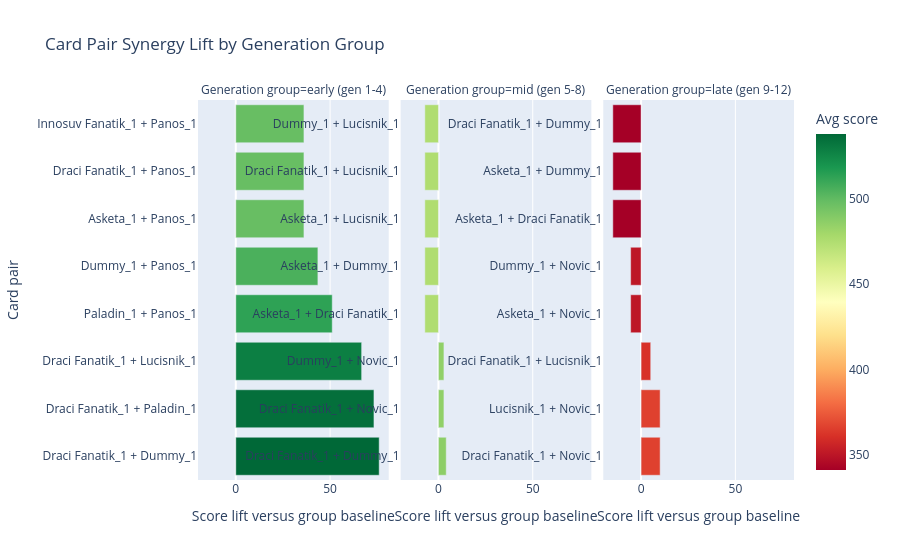

This figure's notebook cell:
### Markdown cell above
## 3. Card Pair Synergy Timeline

This graph answers: which two-card combinations lift deck fitness inside their own generation group?

The metric is `lift`: average fitness of decks containing both cards minus the baseline average fitness of all decks in that same generation group.

How to read it:

- Positive lift means decks with the pair outperform the generation baseline.
- A pair that appears only in late generations may be an advanced synergy that was not discovered early.
- Low appearances make a pair less reliable, even if lift is high.
- This is stronger than simple co-occurrence because it compares against same-generation deck quality.

Limitation: it detects deck-building synergy, not a guaranteed in-game board interaction.

### Code cell
plot_card_pair_synergy_timeline(group_count=3, top_n_per_group=8, min_appearances=2).show()

### Figure 1 — Plotly figure (JSON) as saved in the notebook; plotly's stock layout.template omitted (floating-point values rounded to 4 significant figures)
{"data": [{"customdata": [[74.0, 0.925, 462.0, 538.1], [69.0, 0.8625, 462.0, 535.3], [77.0, 0.9625, 462.0, 528.8], [64.0, 0.8, 462.0, 513.2], [64.0, 0.8, 462.0, 505.6], [66.0, 0.825, 462.0, 498.2], [66.0, 0.825, 462.0, 498.2], [66.0, 0.825, 462.0, 498.2]], "hovertemplate": "Generation group=early (gen 1-4)<br>Score lift versus group baseline=%{x:.2f}<br>Card pair=%{y}<br>appearances=%{customdata[0]}<br>pair_pick_rate=%{customdata[1]:.1%}<br>baseline_score=%{customdata[2]:.2f}<br>Pair average score=%{marker.color:.2f}<extra></extra>", "legendgroup": "", "marker": {"color": [538.1, 535.3, 528.8, 513.2, 505.6, 498.2, 498.2, 498.2], "coloraxis": "coloraxis", "pattern": {"shape": ""}}, "name": "", "orientation": "h", "showlegend": false, "textposition": "auto", "type": "bar", "x": [76.03, 73.25, 66.73, 51.13, 43.52, 36.13, 36.13, 36.13], "xaxis": "x", "y": ["Draci Fanatik_1 + Dummy_1", "Draci Fanatik_1 + Paladin_1", "Draci Fanatik_1 + Lucisnik_1", "Paladin_1 + Panos_1", "Dummy_1 + Panos_1", "Asketa_1 + Panos_1", "Draci Fanatik_1 + Panos_1", "Innosuv Fanatik_1 + Panos_1"], "yaxis": "y"}, {"customdata": [[99.0, 0.99, 482.4, 486.5], [97.0, 0.97, 482.4, 485.3], [97.0, 0.97, 482.4, 485.3], [97.0, 0.97, 482.4, 475.2], [97.0, 0.97, 482.4, 475.2], [97.0, 0.97, 482.4, 475.2], [97.0, 0.97, 482.4, 475.2], [97.0, 0.97, 482.4, 475.2]], "hovertemplate": "Generation group=mid (gen 5-8)<br>Score lift versus group baseline=%{x:.2f}<br>Card pair=%{y}<br>appearances=%{customdata[0]}<br>pair_pick_rate=%{customdata[1]:.1%}<br>baseline_score=%{customdata[2]:.2f}<br>Pair average score=%{marker.color:.2f}<extra></extra>", "legendgroup": "", "marker": {"color": [486.5, 485.3, 485.3, 475.2, 475.2, 475.2, 475.2, 475.2], "coloraxis": "coloraxis", "pattern": {"shape": ""}}, "name": "", "orientation": "h", "showlegend": false, "textposition": "auto", "type": "bar", "x": [4.125, 2.909, 2.909, -7.215, -7.215, -7.215, -7.215, -7.215], "xaxis": "x2", "y": ["Draci Fanatik_1 + Dummy_1", "Draci Fanatik_1 + Novic_1", "Dummy_1 + Novic_1", "Asketa_1 + Draci Fanatik_1", "Asketa_1 + Dummy_1", "Asketa_1 + Lucisnik_1", "Draci Fanatik_1 + Lucisnik_1", "Dummy_1 + Lucisnik_1"], "yaxis": "y2"}, {"customdata": [[93.0, 0.93, 356.0, 366.1], [93.0, 0.93, 356.0, 366.1], [99.0, 0.99, 356.0, 361.1], [90.0, 0.9, 356.0, 350.5], [90.0, 0.9, 356.0, 350.5], [93.0, 0.93, 356.0, 341.0], [93.0, 0.93, 356.0, 341.0], [93.0, 0.93, 356.0, 341.0]], "hovertemplate": "Generation group=late (gen 9-12)<br>Score lift versus group baseline=%{x:.2f}<br>Card pair=%{y}<br>appearances=%{customdata[0]}<br>pair_pick_rate=%{customdata[1]:.1%}<br>baseline_score=%{customdata[2]:.2f}<br>Pair average score=%{marker.color:.2f}<extra></extra>", "legendgroup": "", "marker": {"color": [366.1, 366.1, 361.1, 350.5, 350.5, 341.0, 341.0, 341.0], "coloraxis": "coloraxis", "pattern": {"shape": ""}}, "name": "", "orientation": "h", "showlegend": false, "textposition": "auto", "type": "bar", "x": [10.11, 10.11, 5.111, -5.534, -5.534, -14.99, -14.99, -14.99], "xaxis": "x3", "y": ["Draci Fanatik_1 + Novic_1", "Lucisnik_1 + Novic_1", "Draci Fanatik_1 + Lucisnik_1", "Asketa_1 + Novic_1", "Dummy_1 + Novic_1", "Asketa_1 + Draci Fanatik_1", "Asketa_1 + Dummy_1", "Draci Fanatik_1 + Dummy_1"], "yaxis": "y3"}], "layout": {"annotations": [{"font": {}, "showarrow": false, "text": "Generation group=early (gen 1-4)", "x": 0.16, "xanchor": "center", "xref": "paper", "y": 1, "yanchor": "bottom", "yref": "paper"}, {"font": {}, "showarrow": false, "text": "Generation group=mid (gen 5-8)", "x": 0.5, "xanchor": "center", "xref": "paper", "y": 1, "yanchor": "bottom", "yref": "paper"}, {"font": {}, "showarrow": false, "text": "Generation group=late (gen 9-12)", "x": 0.84, "xanchor": "center", "xref": "paper", "y": 1, "yanchor": "bottom", "yref": "paper"}], "barmode": "relative", "coloraxis": {"autocolorscale": false, "colorbar": {"title": {"text": "Avg score"}}, "colorscale": [[0, "rgb(165,0,38)"], [0.1, "rgb(215,48,39)"], [0.2, "rgb(244,109,67)"], [0.3, "rgb(253,174,97)"], [0.4, "rgb(254,224,139)"], [0.5, "rgb(255,255,191)"], [0.6, "rgb(217,239,139)"], [0.7, "rgb(166,217,106)"], [0.8, "rgb(102,189,99)"], [0.9, "rgb(26,152,80)"], [1, "rgb(0,104,55)"]]}, "legend": {"tracegroupgap": 0}, "title": {"text": "Card Pair Synergy Lift by Generation Group"}, "xaxis": {"anchor": "y", "domain": [0, 0.32], "title": {"text": "Score lift versus group baseline"}}, "xaxis2": {"anchor": "y2", "domain": [0.34, 0.66], "matches": "x", "title": {"text": "Score lift versus group baseline"}}, "xaxis3": {"anchor": "y3", "domain": [0.68, 1.0], "matches": "x", "title": {"text": "Score lift versus group baseline"}}, "yaxis": {"anchor": "x", "domain": [0, 1], "showticklabels": true, "title": {"text": "Card pair"}}, "yaxis2": {"anchor": "x2", "domain": [0, 1], "showticklabels": true}, "yaxis3": {"anchor": "x3", "domain": [0, 1], "showticklabels": true}}}
